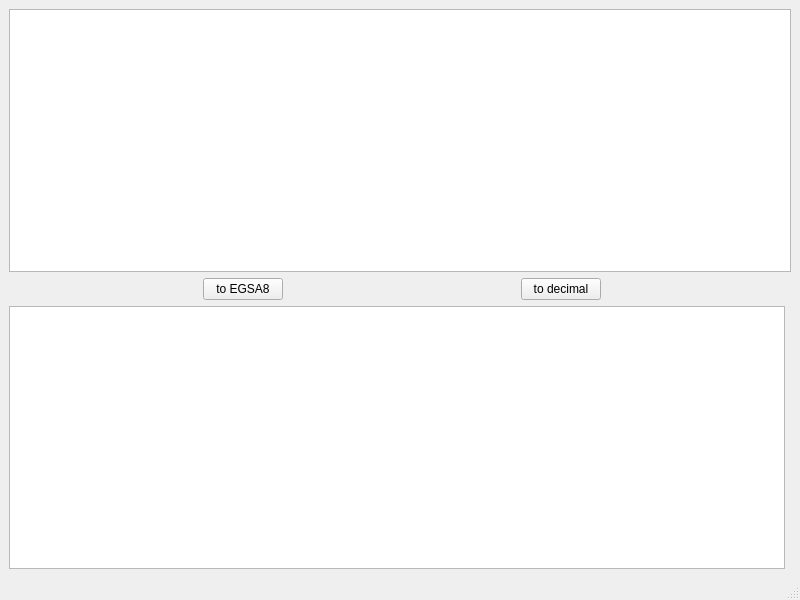
<?xml version="1.0" encoding="UTF-8"?>
<ui version="4.0">
 <class>MainWindow</class>
 <widget class="QMainWindow" name="MainWindow">
  <property name="geometry">
   <rect>
    <x>0</x>
    <y>0</y>
    <width>800</width>
    <height>600</height>
   </rect>
  </property>
  <property name="windowTitle">
   <string>MainWindow</string>
  </property>
  <widget class="QWidget" name="centralwidget">
   <layout class="QGridLayout" name="gridLayout">
    <item row="0" column="0" colspan="6">
     <widget class="QPlainTextEdit" name="input_text"/>
    </item>
    <item row="1" column="0">
     <spacer name="horizontal_spacer_3">
      <property name="orientation">
       <enum>Qt::Horizontal</enum>
      </property>
      <property name="sizeHint" stdset="0">
       <size>
        <width>188</width>
        <height>20</height>
       </size>
      </property>
     </spacer>
    </item>
    <item row="1" column="4">
     <spacer name="horizontal_spacer_1">
      <property name="orientation">
       <enum>Qt::Horizontal</enum>
      </property>
      <property name="sizeHint" stdset="0">
       <size>
        <width>85</width>
        <height>20</height>
       </size>
      </property>
     </spacer>
    </item>
    <item row="1" column="3">
     <widget class="QPushButton" name="to_decimal">
      <property name="text">
       <string>to decimal</string>
      </property>
     </widget>
    </item>
    <item row="1" column="2">
     <spacer name="horizontal_spacer_2">
      <property name="orientation">
       <enum>Qt::Horizontal</enum>
      </property>
      <property name="sizeHint" stdset="0">
       <size>
        <width>226</width>
        <height>20</height>
       </size>
      </property>
     </spacer>
    </item>
    <item row="1" column="1">
     <widget class="QPushButton" name="to_EGSA87">
      <property name="text">
       <string>to EGSA8</string>
      </property>
     </widget>
    </item>
    <item row="2" column="0" colspan="5">
     <widget class="QPlainTextEdit" name="plainTextEdit"/>
    </item>
   </layout>
  </widget>
  <widget class="QMenuBar" name="menubar">
   <property name="geometry">
    <rect>
     <x>0</x>
     <y>0</y>
     <width>800</width>
     <height>22</height>
    </rect>
   </property>
  </widget>
  <widget class="QStatusBar" name="statusbar"/>
 </widget>
 <resources/>
 <connections/>
</ui>
